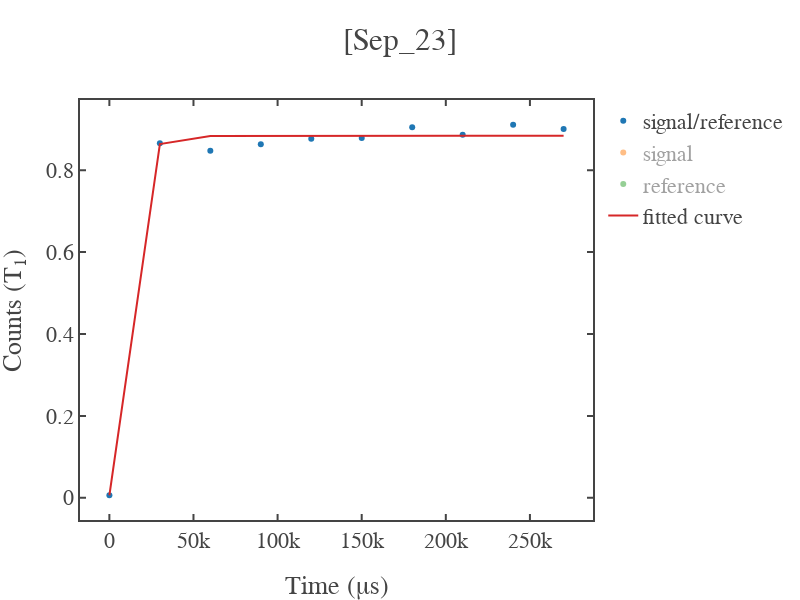

The code cell stored with this chart in its notebook:
### Code cell
x=load_data['time_axis']
y=signal_photon

x_fit,y_fit,coefficient,error_bars = fit_func(x,y,fit_range=False,func='exp',guess_params=np.array([0.7,0.9,0.08e6]))

fig1 = simple_plot(x,y,show=False,x_name = "Time (&mu;s)",y_name = "Counts (T<sub>1</sub>)",mode='markers',title=f'{date}',curve_name='signal/reference')
fig2 = simple_plot(x,signal_samples[1:],show=False,x_name = "Time (&mu;s)",y_name = "Counts (T<sub>1</sub>)",mode='markers',title=f'{date}',curve_name='signal')
fig3 = simple_plot(x,reference_samples[1:],show=False,x_name = "Time (&mu;s)",y_name = "Counts (T<sub>1</sub>)",mode='markers',title=f'{date}',curve_name='reference')
fig4 = simple_plot(x_fit,y_fit,show=False,x_name = "Time (&mu;s)",y_name = "Counts (T<sub>1</sub>)",mode='lines',title=f'{date}',curve_name='fitted curve')

add_figures([fig1,fig2,fig3,fig4],show=True,x_name = "Time (&mu;s)",y_name = "Counts (T<sub>1</sub>)",title=f'[{date}]')

### Figure 1 — Plotly figure (JSON) as saved in the notebook; plotly's stock layout.template omitted (floating-point values rounded to 4 significant figures)
{"data": [{"mode": "markers", "name": "signal/reference", "showlegend": true, "type": "scatter", "visible": true, "x": [20, 30020, 60020, 90020, 120020, 150020, 180020, 210020, 240020, 270020], "y": [0.006194, 0.8656, 0.8473, 0.8634, 0.8767, 0.8782, 0.9045, 0.8865, 0.9109, 0.9005]}, {"mode": "markers", "name": "signal", "showlegend": true, "type": "scatter", "visible": "legendonly", "x": [20, 30020, 60020, 90020, 120020, 150020, 180020, 210020, 240020, 270020], "y": [0.2268, 0.2189, 0.2166, 0.2114, 0.2137, 0.2131, 0.2094, 0.2131, 0.2125]}, {"mode": "markers", "name": "reference", "showlegend": true, "type": "scatter", "visible": "legendonly", "x": [20, 30020, 60020, 90020, 120020, 150020, 180020, 210020, 240020, 270020], "y": [0.262, 0.2584, 0.2509, 0.2411, 0.2433, 0.2356, 0.2362, 0.234, 0.236]}, {"mode": "lines", "name": "fitted curve", "showlegend": true, "type": "scatter", "visible": true, "x": [20, 30020, 60020, 90020, 120020, 150020, 180020, 210020, 240020, 270020], "y": [0.006213, 0.8639, 0.8833, 0.8838, 0.8838, 0.8838, 0.8838, 0.8838, 0.8838, 0.8838]}], "layout": {"height": 600, "title": {"text": "[Sep_23]"}, "width": 800, "xaxis": {"autorange": true, "range": [-17460.0, 287500.0], "title": {"text": "Time (&mu;s)"}, "type": "linear"}, "yaxis": {"autorange": true, "range": [-0.05424, 0.9713], "title": {"text": "Counts (T<sub>1</sub>)"}, "type": "linear"}}}
